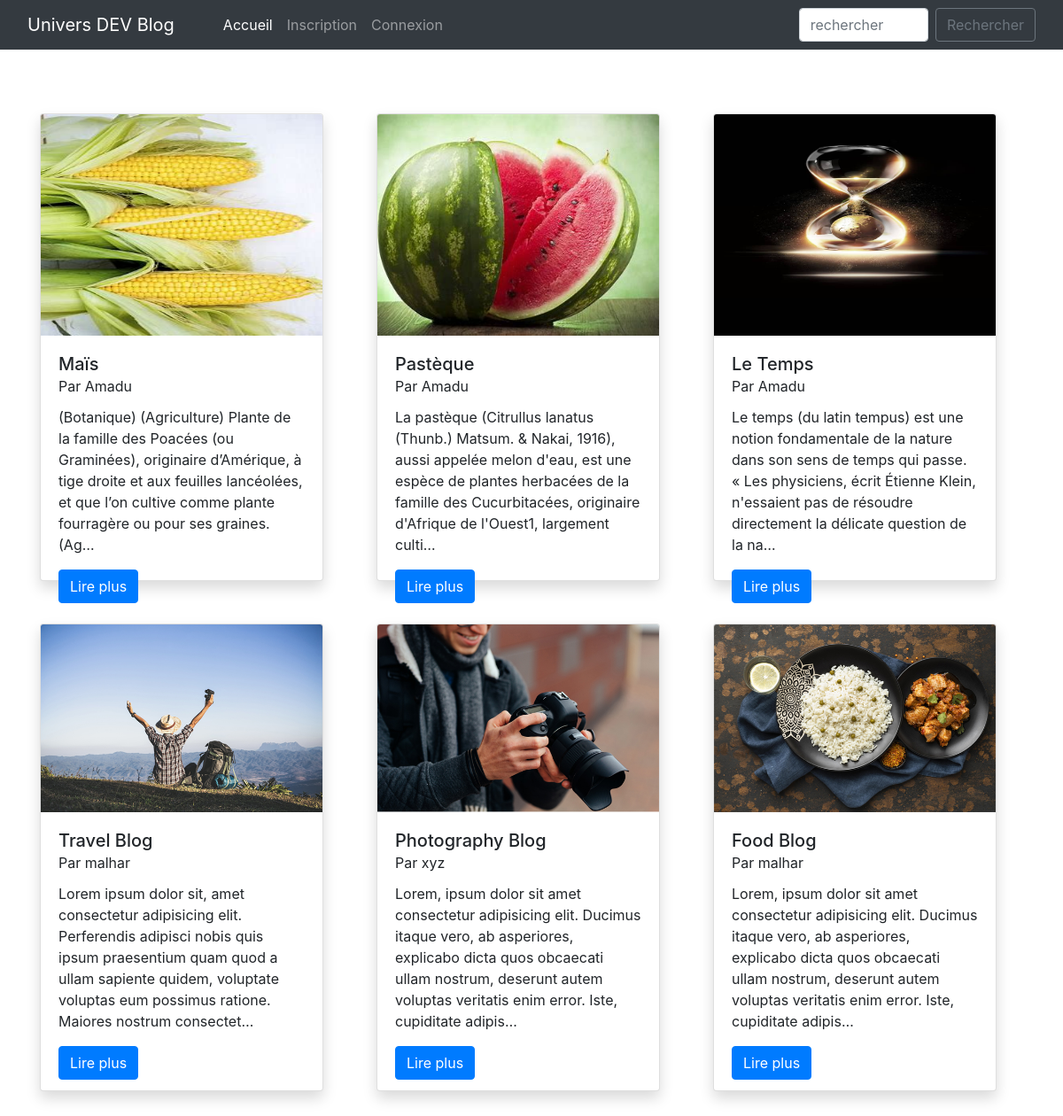
The page / on the database its author committed.
### home/models.py (models this page shows, shortened)
class BlogPost(models.Model):
    title=models.CharField(max_length=255)
    author= models.ForeignKey(User, on_delete=models.CASCADE)
    slug=models.CharField(max_length=130)
    content=models.TextField()
    image = models.ImageField(upload_to="profile_pics", blank=True, null=True)
    dateTime=models.DateTimeField(auto_now_add=True)

### home/views.py (the view)
# urls.py: path("", views.blogs, name="blogs"),
def blogs(request):
    posts = BlogPost.objects.all()
    posts = BlogPost.objects.filter().order_by('-dateTime')
    return render(request, "blog.html", {'posts':posts})

### home/templates/blog.html (shortened to what this page needs)
{% extends 'base.html' %}
{% block homeactive %} active {% endblock homeactive %}
{% block body %}
<div class="container mt-5 mb-3">
    <div class="row">
        {% for post in posts %}
        <div class="col-lg-4 my-4">
            <div class="card shadow" style="width: 20rem; height: 33rem;">
                <img src="/media/{{post.image}}" class="card-img-top" alt="..." height="250px">
                <div class="card-body">
                  <h5 class="card-title">{{post.title}} <br><small>Par {{post.author}}</small></h5>
                  <p class="card-text">{{post.content| truncatechars:210}}</p>
                  <a href="blog/{{post.slug}}" class="btn btn-primary">Lire plus {% if user.is_superuser %}<a href="delete_blog_post/{{post.slug}}/" class="btn btn-danger mx-4">Supprimer</a>{% endif %}</a>
                </div>
              </div>
        </div>
        {% endfor %}
    </div>
</div>
{% endblock %}

### home/templates/base.html (shortened to what this page needs)
<!doctype html>
<html lang="en">
  <head>
    <link href="//maxcdn.bootstrapcdn.com/bootstrap/4.1.1/css/bootstrap.min.css" rel="stylesheet" id="bootstrap-css">
    <link href="https://cdn.jsdelivr.net/npm/bootstrap@5.0.2/dist/css/bootstrap.min.css" rel="stylesheet">
    <link rel="stylesheet" href="https://maxcdn.bootstrapcdn.com/bootstrap/4.0.0/css/bootstrap.min.css">
  </head>
  <body>
    <nav class="navbar navbar-expand-lg navbar-dark bg-dark sticky-top">
        <div class="container-fluid">
          <a class="navbar-brand" href="#">Univers DEV Blog</a>
          <div class="collapse navbar-collapse" id="navbarSupportedContent">
          <div class="container mx-3">
            <ul class="navbar-nav me-auto mb-2 mb-lg-0">
              <li class="nav-item">
                <a class="nav-link {% block homeactive %} {% endblock homeactive %}" aria-current="page" href="/">Accueil</a>
              </li>
              {% if user.is_authenticated %}
              <li class="nav-item">
                <a class="nav-link {% block add_blogs_active %} {% endblock add_blogs_active %}" href="/add_blogs/">Ajouter Un Post</a>
              </li>
              <li class="nav-item">
                <a class="nav-link active" href="#">Bonjour {{request.user}}</a>
              </li>
              <li class="nav-item">
                <a class="nav-link {% block profileactive %} {% endblock profileactive %}" href="/profile/">Profil</a>
              </li>
              <li class="nav-item">
                <a class="nav-link" href="/logout/">Déconnexion</a>
              </li>
              {% else %}
              <li class="nav-item">
                <a class="nav-link {% block registeractive %} {% endblock registeractive %}" href="/register/">Inscription</a>
              </li>
               <li class="nav-item">
                <a class="nav-link {% block loginactive %} {% endblock loginactive %}" href="/login/">Connexion</a>
              </li>
              {% endif %}
            </ul>
            </div>
            <form class="d-flex" method="POST" action="/search/"> {% csrf_token %}
              <input class="form-control me-2" type="search" placeholder="rechercher" name="searched" id="searched" aria-label="Search">
              <button href="/search/" class="btn btn-outline-secondary" type="submit">Rechercher</button>
            </form>
          </div>
        </div>
      </nav>
      {% block body %}
      {% endblock %}
</body>
</html>

### rows shown on the page
BlogPost: image (picture), title "Maïs", author "Amadu", content "(Botanique) (Agriculture) Plante de la famille des Poacées (ou Graminées), originaire d’Amérique, à tige droite et aux feuilles lancéolées, et que l’on cultive comme plante fourragère ou pour ses graines. (Ag…"
BlogPost: image (picture), title "Pastèque", author "Amadu", content "La pastèque (Citrullus lanatus (Thunb.) Matsum. & Nakai, 1916), aussi appelée melon d'eau, est une espèce de plantes herbacées de la famille des Cucurbitacées, originaire d'Afrique de l'Ouest1, largement culti…"
BlogPost: image (picture), title "Le Temps", author "Amadu", content "Le temps (du latin tempus) est une notion fondamentale de la nature dans son sens de temps qui passe. « Les physiciens, écrit Étienne Klein, n'essaient pas de résoudre directement la délicate question de la na…"
BlogPost: image (picture), title "Travel Blog", author "malhar", content "Lorem ipsum dolor sit, amet consectetur adipisicing elit. Perferendis adipisci nobis quis ipsum praesentium quam quod a ullam sapiente quidem, voluptate voluptas eum possimus ratione. Maiores nostrum consectet…"
BlogPost: image (picture), title "Photography Blog", author "xyz", content "Lorem, ipsum dolor sit amet consectetur adipisicing elit. Ducimus itaque vero, ab asperiores, explicabo dicta quos obcaecati ullam nostrum, deserunt autem voluptas veritatis enim error. Iste, cupiditate adipis…"
BlogPost: image (picture), title "Food Blog", author "malhar", content "Lorem, ipsum dolor sit amet consectetur adipisicing elit. Ducimus itaque vero, ab asperiores, explicabo dicta quos obcaecati ullam nostrum, deserunt autem voluptas veritatis enim error. Iste, cupiditate adipis…"
